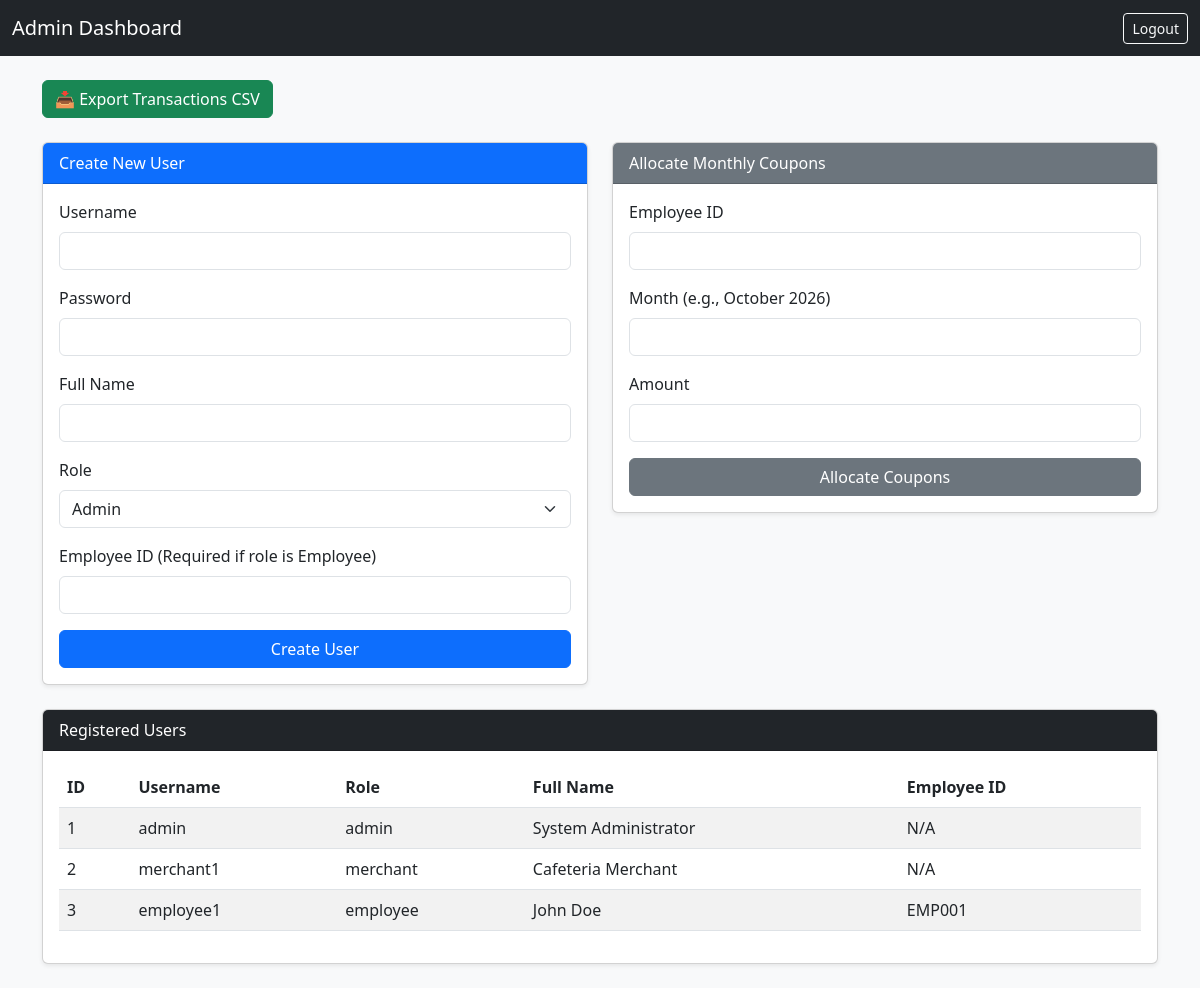
The page /admin (signed in) on the database its author committed.
### app.py (models this page shows)
class User(db.Model):
    id = db.Column(db.Integer, primary_key=True)
    username = db.Column(db.String(150), unique=True, nullable=False)
    password = db.Column(db.String(150), nullable=False)
    role = db.Column(db.String(50), nullable=False)  # 'admin', 'merchant', 'employee'
    full_name = db.Column(db.String(150), nullable=True)
    employee_id = db.Column(db.String(50), unique=True, nullable=True)

### app.py (the view, shortened to what this page needs)
@app.route('/admin', methods=['GET', 'POST'])
def admin_dashboard():
    if 'username' not in session or session['role'] != 'admin':
        return redirect(url_for('login'))
    users = User.query.all()
    allocations = CouponAllocation.query.all()
    return render_template('admin.html', users=users, allocations=allocations)

### templates/admin.html (shortened to what this page needs)
<!DOCTYPE html>
<html lang="en">
<head>
    <link href="https://cdn.jsdelivr.net/npm/bootstrap@5.3.0/dist/css/bootstrap.min.css" rel="stylesheet">
</head>
<body class="bg-light">
    <nav class="navbar navbar-expand-lg navbar-dark bg-dark">
        <div class="container-fluid">
            <a class="navbar-brand" href="#">Admin Dashboard</a>
            <a href="/logout" class="btn btn-outline-light btn-sm">Logout</a>
        </div>
    </nav>
    <div class="container my-4">
        <div class="mb-4">
            <a href="/admin/export_csv" class="btn btn-success">📥 Export Transactions CSV</a>
        </div>
        <div class="row">
            <div class="col-md-6 mb-4">
                <div class="card shadow-sm">
                    <div class="card-header bg-primary text-white">Create New User</div>
                    <div class="card-body">
                        <form method="POST">
                            <div class="mb-3">
                                <label class="form-label">Username</label>
                                <input type="text" name="username" class="form-control" required>
                            </div>
                            <div class="mb-3">
                                <label class="form-label">Password</label>
                                <input type="password" name="password" class="form-control" required>
                            </div>
                            <div class="mb-3">
                                <label class="form-label">Full Name</label>
                                <input type="text" name="full_name" class="form-control">
                            </div>
                            <div class="mb-3">
                                <label class="form-label">Role</label>
                                <select name="role" class="form-select" required>
                                    <option value="admin">Admin</option>
                                </select>
                            </div>
                            <div class="mb-3">
                                <label class="form-label">Employee ID (Required if role is Employee)</label>
                                <input type="text" name="employee_id" class="form-control">
                            </div>
                            <button type="submit" class="btn btn-primary w-100">Create User</button>
                        </form>
                    </div>
                </div>
            </div>
            <div class="col-md-6 mb-4">
                <div class="card shadow-sm">
                    <div class="card-header bg-secondary text-white">Allocate Monthly Coupons</div>
                    <div class="card-body">
                        <form method="POST">
                            <div class="mb-3">
                                <label class="form-label">Employee ID</label>
                                <input type="text" name="employee_id" class="form-control" required>
                            </div>
                            <div class="mb-3">
                                <label class="form-label">Month (e.g., October 2026)</label>
                                <input type="text" name="month" class="form-control" required>
                            </div>
                            <div class="mb-3">
                                <label class="form-label">Amount</label>
                                <input type="number" name="amount" class="form-control" required>
                            </div>
                            <button type="submit" class="btn btn-secondary w-100">Allocate Coupons</button>
                        </form>
                    </div>
                </div>
            </div>
        </div>
        <div class="card shadow-sm mb-4">
            <div class="card-header bg-dark text-white">Registered Users</div>
            <div class="card-body">
                <table class="table table-striped">
                    <thead>
                        <tr>
                            <th>ID</th>
                            <th>Username</th>
                            <th>Role</th>
                            <th>Full Name</th>
                            <th>Employee ID</th>
                        </tr>
                    </thead>
                    <tbody>
                        {% for u in users %}
                        <tr>
                            <td>{{ u.id }}</td>
                            <td>{{ u.username }}</td>
                            <td>{{ u.role }}</td>
                            <td>{{ u.full_name }}</td>
                            <td>{{ u.employee_id or 'N/A' }}</td>
                        </tr>
                        {% endfor %}
                    </tbody>
                </table>
            </div>
        </div>
    </div>
</body>
</html>

### rows shown on the page
User: id "1", username "admin", role "admin", full_name "System Administrator", employee_id "N/A"
User: id "2", username "merchant1", role "merchant", full_name "Cafeteria Merchant", employee_id "N/A"
User: id "3", username "employee1", role "employee", full_name "John Doe", employee "EMP001"
